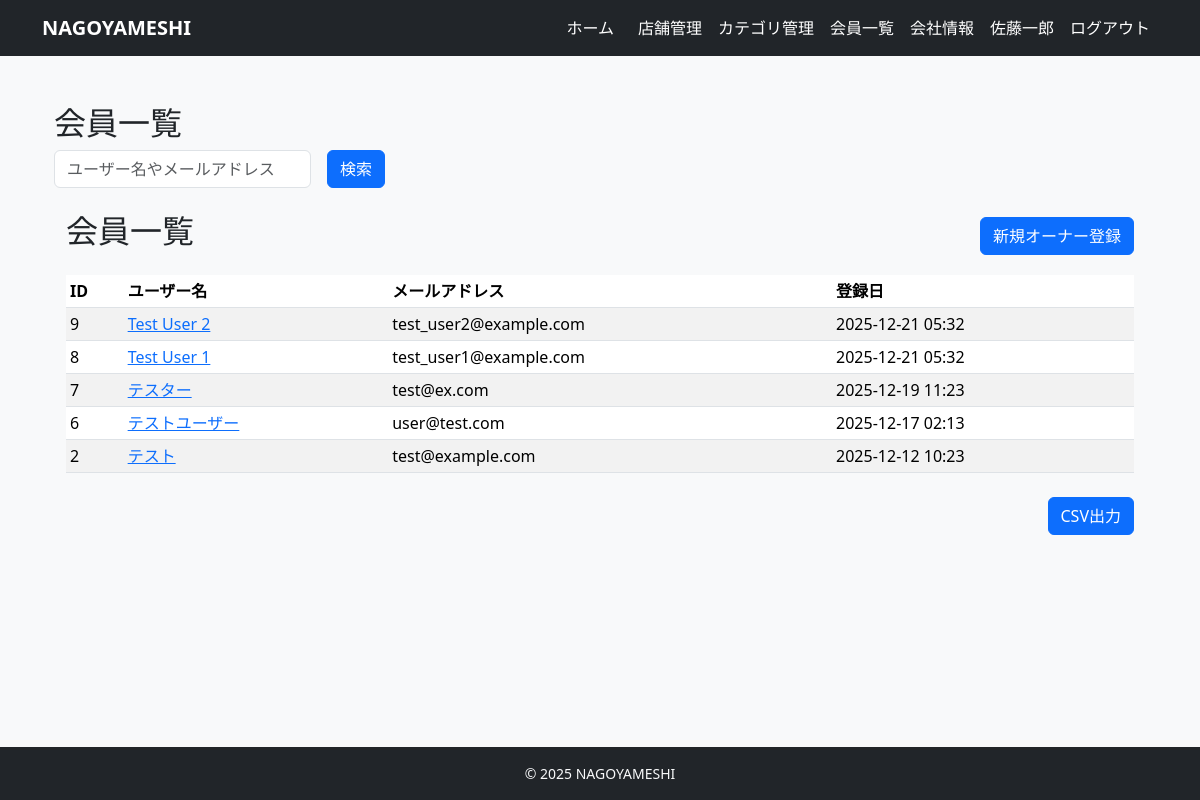
/owner/members/ (signed in), run on the app's committed database.
### accounts/models.py (models this page shows, shortened)
class User(AbstractUser):
    username = None  # 使わない（メールログインにする）
    email = models.EmailField(unique=True)
    name = models.CharField(max_length=10)
    name_kana = models.CharField(max_length=10)
    zipcode = models.CharField(max_length=8)
    address = models.CharField(max_length=20)
    tel = models.CharField(max_length=11)
    company = models.ForeignKey(
        'restaurants.Company',
        verbose_name='所属会社',
        on_delete=models.SET_NULL,
        null=True,
        blank=True,
        related_name='staff_members'
    )
    is_paid_member = models.BooleanField(default=False)
    is_owner_member = models.BooleanField(default=False)
    created_at = models.DateTimeField(auto_now_add=True)
    updated_at = models.DateTimeField(auto_now=True)
    USERNAME_FIELD = 'email'
    REQUIRED_FIELDS = ['name', 'name_kana', 'zipcode', 'address', 'tel']
    objects = CustomUserManager()

### restaurants/views.py (the view, shortened to what this page needs)
# urls.py: path("owner/members/", views.OwnerMemberListView.as_view(), name="owner_member_list"),
class OwnerMemberListView(LoginRequiredMixin, OwnerRequiredMixin, ListView):
    model = User
    template_name = "restaurants/owner_member_list.html"
    context_object_name = "members"
    paginate_by = 10
    def get_queryset(self):
        qs = User.objects.filter(
            is_owner_member=False,
            is_staff=False,
            is_superuser=False
        ).select_related('company')
        keyword = self.request.GET.get('keyword')
        return qs.order_by("-date_joined")
    def get_context_data(self, **kwargs):
        ctx = super().get_context_data(**kwargs)
        ctx['keyword'] = self.request.GET.get('keyword', '')
        return ctx

### restaurants/views.py (called while the page is built)
    def test_func(self):
        user = self.request.user
        return user.is_authenticated and getattr(user, "is_owner_member", False)

### templates/restaurants/owner_member_list.html (shortened to what this page needs)
{% extends "base.html" %}
{% block content %}
<div class="container mt-4">
  <h2>会員一覧</h2>
  <form method="get" action="" class="row g-3 mb-3 align-items-center">
    <div class="col-auto">
      <input type="text" name="keyword" class="form-control" placeholder="ユーザー名やメールアドレス" value="{{ keyword }}">
    </div>
    <div class="col-auto">
      <button type="submit" class="btn btn-primary">検索</button>
    </div>
  </form>
<div class="container mt-4">
  <div class="d-flex justify-content-between align-items-center mb-3">
      <h2>会員一覧</h2>
      <a href="{% url 'restaurants:owner_member_create' %}" class="btn btn-primary">
           新規オーナー登録
      </a>
  </div>
  <table class="table table-striped table-sm mt-3">
    <thead>
      <tr>
        <th>ID</th>
        <th>ユーザー名</th>
        <th>メールアドレス</th>
        <th>登録日</th>
      </tr>
    </thead>
    <tbody>
      {% for user in members %}
      <tr>
        <td>{{ user.id }}</td>
        <td>
          <a href="{% url 'restaurants:owner_member_detail' user.pk %}">
            {{ user.name|default:"（未設定）" }}
          </a>
        </td>
        <td>{{ user.email }}</td>
        <td>{{ user.date_joined|date:"Y-m-d H:i" }}</td>
      </tr>
      {% empty %}
      <tr>
        <td colspan="4">該当する会員が見つかりませんでした。</td>
      </tr>
      {% endfor %}
    </tbody>
  </table>
  <div class="d-flex justify-content-end mt-4 mb-4">
    <a href="{% url 'restaurants:owner_member_csv' %}" class="btn btn-primary">
      CSV出力
    </a>
  </div>
</div>
{% endblock %}

### templates/base.html (shortened to what this page needs)
<!DOCTYPE html>
<html lang="ja">
<head>
    <link href="https://cdn.jsdelivr.net/npm/bootstrap@5.3.3/dist/css/bootstrap.min.css" rel="stylesheet"
>
</head>
<body class="bg-light d-flex flex-column min-vh-100">
    <nav class="navbar navbar-expand-lg navbar-dark bg-dark mb-4">
        <div class="container">
            <a class="navbar-brand fw-bold" href="/">NAGOYAMESHI</a>
            <div class="collapse navbar-collapse" id="navbarNav">
                <ul class="navbar-nav ms-auto align-items-center">
                    {% if user.is_authenticated %}
                    {% if user.is_owner_member %}
                    <li class="nav-item">
                        <a class="nav-link me-2" href="{% url 'restaurants:owner_dashboard' %}">ホーム</a>
                    </li>
                    {% else %}
                    <li class="nav-item">
                        <a class="nav-link me-2" href="{% url 'restaurants:restaurant_list' %}">ホーム</a>
                    </li>
                    {% endif %}
                    {% if user.is_owner_member %}
                    <li class="nav-item"><a class="nav-link"
                            href="{% url 'restaurants:owner_restaurant_list' %}">店舗管理</a></li>
                    <li class="nav-item"><a class="nav-link"
                            href="{% url 'restaurants:owner_category_list' %}">カテゴリ管理</a></li>
                    <li class="nav-item"><a class="nav-link" href="{% url 'restaurants:owner_member_list' %}">会員一覧</a>
                    </li>
                    <li class="nav-item"><a class="nav-link" href="{% url 'restaurants:company_detail' %}">会社情報</a></li>
                    {% endif %}
                    {% if not user.is_owner_member %}
                    <li class="nav-item dropdown ms-2">
                        <a class="nav-link dropdown-toggle" href="#" id="navbarDropdown" role="button"
                            data-bs-toggle="dropdown" aria-expanded="false">
                            {{ user.name|default:user.email }}
                        </a>
                        <ul class="dropdown-menu dropdown-menu-end" aria-labelledby="navbarDropdown">
                            <li><a class="dropdown-item" href="{% url 'accounts:user_profile' %}">会員情報</a></li>
                            <li><a class="dropdown-item" href="{% url 'reservations:reservation_list' %}">予約一覧</a></li>
                            <li><a class="dropdown-item" href="{% url 'restaurants:my_favorite_list' %}">お気に入り一覧</a>
                            </li>
                            <li>
                                <hr class="dropdown-divider">
                            </li>
                            <li><a class="dropdown-item" href="{% url 'accounts:payment_method' %}">お支払い方法</a></li>
                            <li><a class="dropdown-item" href="{% url 'accounts:subscription_cancel' %}">有料プラン解約</a>
                            </li>
                            <li>
                                <hr class="dropdown-divider">
                            </li>
                            <li>
                                <form method="post" action="{% url 'accounts:logout' %}">
                                    {% csrf_token %}
                                    <button type="submit" class="dropdown-item w-100 text-start">
                                        ログアウト
                                    </button>
                                </form>
                            </li>
                        </ul>
                    </li>
                    {% else %}
                    <li class="nav-item ms-2">
                        <span class="navbar-text me-2">{{ user.name|default:user.email }}</span>
                    </li>
                    <li class="nav-item">
                        <form method="post" action="{% url 'accounts:logout' %}" class="d-inline">
                            <button type="submit" class="btn btn-link nav-link">
                                ログアウト
                            </button>
                        </form>
                    </li>
                    {% endif %}
                    {% endif %}
                </ul>
            </div>
        </div>
    </nav>
    <main class="container mb-5 flex-grow-1">
        {% block content %}{% endblock %}
    </main>
    <footer class="bg-dark text-light py-3 mt-auto">
        <div class="container text-center small">
            &copy; {{ now|default:"2025" }} NAGOYAMESHI
        </div>
    </footer>
</body>
</html>

### templates/base.html (style rules this page uses)
.navbar.navbar-dark .navbar-brand, .navbar.navbar-dark .navbar-text, .navbar.navbar-dark .navbar-nav .nav-link, .navbar.navbar-dark .navbar-nav .nav-link:visited, .navbar.navbar-dark .btn-link.nav-link, .navbar.navbar-dark .dropdown-toggle { color: #ffffff !important; }

### data on the page
User: name "佐藤一郎"
User: id "9", name "Test User 2", email "test_user2@example.com", date_joined "2025-12-21 05:32"
User: id "8", name "Test User 1", email "test_user1@example.com", date_joined "2025-12-21 05:32"
User: id "7", name "テスター", email "test@ex.com", date_joined "2025-12-19 11:23"
User: id "6", name "テストユーザー", email "user@test.com", date_joined "2025-12-17 02:13"
User: id "2", name "テスト", email "test@example.com", date_joined "2025-12-12 10:23"

### other printed values
{{ now|default:"2025" }} "2025"
